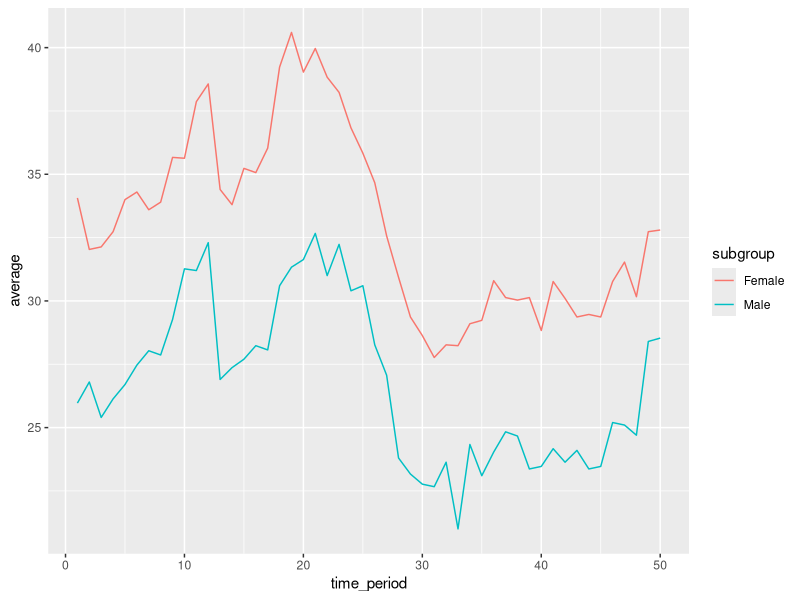

Write R code to recreate this figure.
## ---- chunk 1
knitr::opts_chunk$set(echo = TRUE)
## ---- chunk 2
library(tidyverse)
## ---- chunk 3
mental <- read_csv("data/mentalhealth.csv")
names(mental) <- gsub(" ", "_", names(mental)) |> tolower()
## ---- chunk 4
mental|>
    filter(group == "By Sex") |>
    group_by(time_period, subgroup) |>
    summarize(average = mean(value, na.rm = TRUE)) |>
    ggplot(aes(x = time_period, y = average)) +
    geom_line(aes(col = subgroup))

mod_ex <- 
  lm(
    data = mental|>
      filter(group == "By Sex"),
   value ~ time_period + subgroup)

summary(mod_ex)$coefficients |> knitr::kable(digits = 3)
